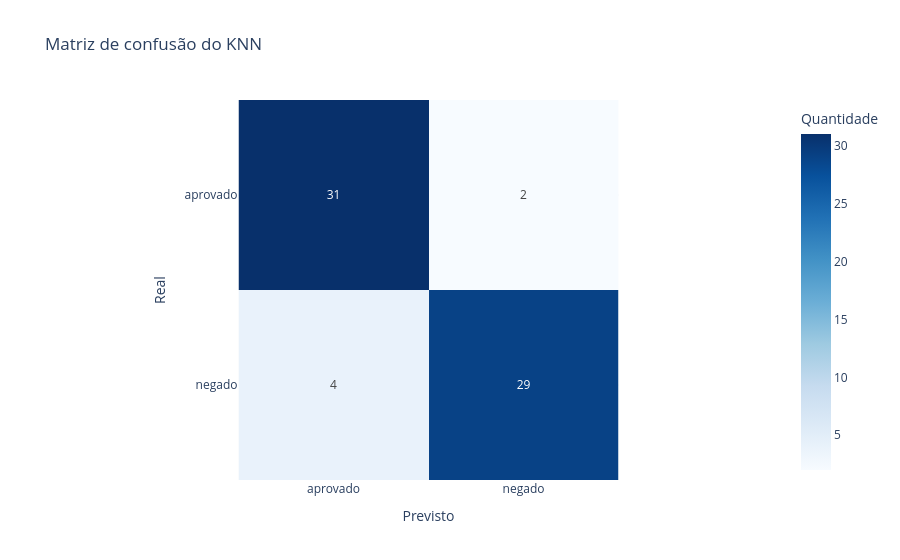

Notebook source saved alongside this figure:
### Markdown cell above
Esta célula cria a matriz de confusão do modelo KNN. A matriz compara a classe real com a classe prevista, então a diagonal principal representa os acertos e os outros campos representariam erros. Mesmo com uma base pequena, esse gráfico é útil porque mostra de forma direta se o modelo confundiu `aprovado` com `negado`. Em uma situação real, essa análise seria essencial porque aprovar errado e negar errado têm impactos de negócio diferentes.

### Code cell
figura_matriz_confusao = px.imshow(
    resultado_credito['matriz_confusao_credito'],
    x=resultado_credito['classes_credito'],
    y=resultado_credito['classes_credito'],
    text_auto=True,
    labels={'x': 'Previsto', 'y': 'Real', 'color': 'Quantidade'},
    title='Matriz de confusão do KNN',
    color_continuous_scale='Blues',
)
figura_matriz_confusao.update_layout(template='plotly_white')
figura_matriz_confusao.show()

### Figure 1 — Plotly figure (JSON) as saved in the notebook; plotly's stock layout.template omitted (floating-point values rounded to 4 significant figures)
{"data": [{"coloraxis": "coloraxis", "hovertemplate": "Previsto: %{x}<br>Real: %{y}<br>Quantidade: %{z}<extra></extra>", "name": "0", "texttemplate": "%{z}", "type": "heatmap", "x": ["aprovado", "negado"], "xaxis": "x", "y": ["aprovado", "negado"], "yaxis": "y", "z": [[31, 2], [4, 29]]}], "layout": {"coloraxis": {"colorbar": {"title": {"text": "Quantidade"}}, "colorscale": [[0, "rgb(247,251,255)"], [0.125, "rgb(222,235,247)"], [0.25, "rgb(198,219,239)"], [0.375, "rgb(158,202,225)"], [0.5, "rgb(107,174,214)"], [0.625, "rgb(66,146,198)"], [0.75, "rgb(33,113,181)"], [0.875, "rgb(8,81,156)"], [1, "rgb(8,48,107)"]]}, "title": {"text": "Matriz de confusão do KNN"}, "xaxis": {"anchor": "y", "constrain": "domain", "domain": [0, 1], "scaleanchor": "y", "title": {"text": "Previsto"}}, "yaxis": {"anchor": "x", "autorange": "reversed", "constrain": "domain", "domain": [0, 1], "title": {"text": "Real"}}}}
